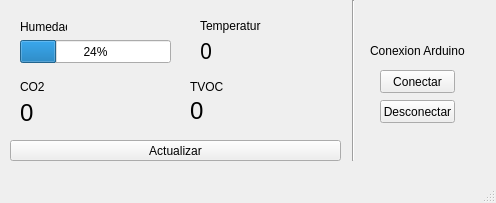
<?xml version="1.0" encoding="UTF-8"?>
<ui version="4.0">
 <class>MainWindow</class>
 <widget class="QMainWindow" name="MainWindow">
  <property name="geometry">
   <rect>
    <x>0</x>
    <y>0</y>
    <width>496</width>
    <height>203</height>
   </rect>
  </property>
  <property name="windowTitle">
   <string>MainWindow</string>
  </property>
  <widget class="QWidget" name="centralwidget">
   <widget class="QLabel" name="label">
    <property name="geometry">
     <rect>
      <x>20</x>
      <y>20</y>
      <width>47</width>
      <height>13</height>
     </rect>
    </property>
    <property name="text">
     <string>Humedad:</string>
    </property>
   </widget>
   <widget class="QPushButton" name="Actualizar">
    <property name="geometry">
     <rect>
      <x>10</x>
      <y>140</y>
      <width>331</width>
      <height>21</height>
     </rect>
    </property>
    <property name="font">
     <font>
      <weight>50</weight>
      <bold>false</bold>
     </font>
    </property>
    <property name="text">
     <string>Actualizar</string>
    </property>
    <property name="default">
     <bool>false</bool>
    </property>
   </widget>
   <widget class="QLabel" name="label_2">
    <property name="geometry">
     <rect>
      <x>200</x>
      <y>10</y>
      <width>61</width>
      <height>31</height>
     </rect>
    </property>
    <property name="text">
     <string>Temperatura</string>
    </property>
   </widget>
   <widget class="QProgressBar" name="humedad">
    <property name="geometry">
     <rect>
      <x>20</x>
      <y>40</y>
      <width>151</width>
      <height>23</height>
     </rect>
    </property>
    <property name="value">
     <number>24</number>
    </property>
   </widget>
   <widget class="QLabel" name="temperatura">
    <property name="geometry">
     <rect>
      <x>200</x>
      <y>30</y>
      <width>91</width>
      <height>41</height>
     </rect>
    </property>
    <property name="font">
     <font>
      <family>MS Reference Sans Serif</family>
      <pointsize>16</pointsize>
     </font>
    </property>
    <property name="text">
     <string>0</string>
    </property>
   </widget>
   <widget class="QPushButton" name="conectar">
    <property name="geometry">
     <rect>
      <x>380</x>
      <y>70</y>
      <width>75</width>
      <height>23</height>
     </rect>
    </property>
    <property name="text">
     <string>Conectar</string>
    </property>
   </widget>
   <widget class="QPushButton" name="desconectar">
    <property name="geometry">
     <rect>
      <x>380</x>
      <y>100</y>
      <width>75</width>
      <height>23</height>
     </rect>
    </property>
    <property name="text">
     <string>Desconectar</string>
    </property>
   </widget>
   <widget class="QLabel" name="label_3">
    <property name="geometry">
     <rect>
      <x>370</x>
      <y>40</y>
      <width>101</width>
      <height>21</height>
     </rect>
    </property>
    <property name="text">
     <string>Conexion Arduino</string>
    </property>
   </widget>
   <widget class="QLabel" name="label_4">
    <property name="geometry">
     <rect>
      <x>20</x>
      <y>80</y>
      <width>47</width>
      <height>13</height>
     </rect>
    </property>
    <property name="text">
     <string>CO2</string>
    </property>
   </widget>
   <widget class="QLabel" name="label_5">
    <property name="geometry">
     <rect>
      <x>190</x>
      <y>80</y>
      <width>47</width>
      <height>13</height>
     </rect>
    </property>
    <property name="text">
     <string>TVOC</string>
    </property>
   </widget>
   <widget class="QLabel" name="CO2">
    <property name="geometry">
     <rect>
      <x>20</x>
      <y>102</y>
      <width>121</width>
      <height>21</height>
     </rect>
    </property>
    <property name="font">
     <font>
      <pointsize>18</pointsize>
     </font>
    </property>
    <property name="text">
     <string>0</string>
    </property>
   </widget>
   <widget class="QLabel" name="TVOC">
    <property name="geometry">
     <rect>
      <x>190</x>
      <y>100</y>
      <width>131</width>
      <height>21</height>
     </rect>
    </property>
    <property name="font">
     <font>
      <pointsize>18</pointsize>
     </font>
    </property>
    <property name="text">
     <string>0</string>
    </property>
   </widget>
   <widget class="Line" name="line">
    <property name="geometry">
     <rect>
      <x>343</x>
      <y>0</y>
      <width>20</width>
      <height>161</height>
     </rect>
    </property>
    <property name="orientation">
     <enum>Qt::Vertical</enum>
    </property>
   </widget>
  </widget>
  <widget class="QMenuBar" name="menubar">
   <property name="geometry">
    <rect>
     <x>0</x>
     <y>0</y>
     <width>496</width>
     <height>21</height>
    </rect>
   </property>
  </widget>
  <widget class="QStatusBar" name="statusbar"/>
 </widget>
 <resources/>
 <connections/>
</ui>
